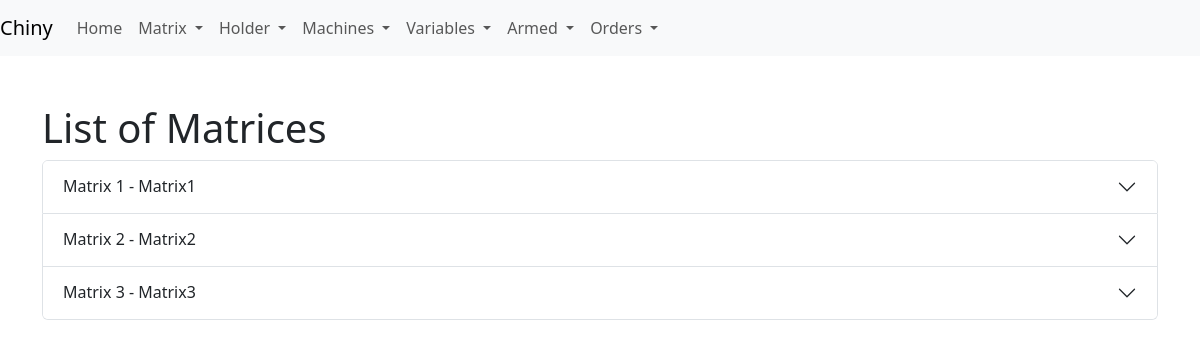
/list_matrix, run on an earlier commit of the app's database.
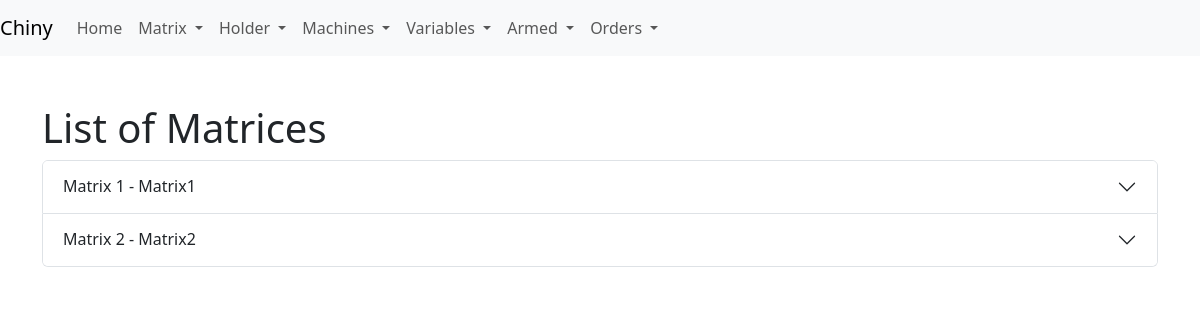
And on a later commit of the database.
### app/models.py (models this page shows)
class Matrix(db.Model):
    __tablename__ = 'matrix'
    id = db.Column(db.Integer, primary_key=True)
    identifier = db.Column(db.String(5), nullable=False, unique=True)
    measuresmatrix_id = db.Column(db.Integer, db.ForeignKey('measuresmatrix.id'), nullable=False)
    name = db.Column(db.String(120), nullable=False)
    weight_total_grs = db.Column(db.Float, nullable=False)
    with_move = db.Column(db.Boolean, default=False)
    is_combinable = db.Column(db.Boolean, default=True)
    type_matrix = db.Column(db.Integer, nullable=False, default=4)
    sector_id = db.Column(db.Integer, db.ForeignKey('sector.id'), nullable=True)  # Clave foránea que apunta a Sector
    cavities = db.relationship('Cavity', backref='matrix', lazy=True)
    is_available = db.Column(db.Boolean, default=True)

### app/routes.py (the view)
@app.route('/list_matrix')
def list_matrix():
    matrices = Matrix.query.all()
    matrices_data = []
    for matrix in matrices:
        measures_matrix = MeasuresMatrix.query.get(matrix.measuresmatrix_id)
        cavities = Cavity.query.filter_by(matrix_id=matrix.id).all()
        cavities_data = []
        for cavity in cavities:
            piece = Piece.query.get(cavity.piece_id)
            cavities_data.append({
                'piece_name': piece.name,
                'piece_weight': piece.weight_grs,
                'piece_shape': piece.shape
            })
        matrices_data.append({
            'id': matrix.id,
            'identifier': matrix.identifier,
            'name': matrix.name,
            'with_move': matrix.with_move,
            'is_combinable': matrix.is_combinable,
            'weight_total_grs': matrix.weight_total_grs,
            'width_mm': measures_matrix.width_mm,
            'height_mm': measures_matrix.height_mm,
            'cavities': cavities_data
        })
    return render_template('list_matrix.html', matrices=matrices_data)

### app/templates/list_matrix.html (shortened to what this page needs)
<!DOCTYPE html>
<html lang="en">
<head>
    <link rel="stylesheet" href="{{ url_for('static', filename='css/bootstrap.min.css') }}">
</head>
<body>
    {% include 'navbar.html' %}
    <div class="container">
        <h1 class="mt-5">List of Matrices</h1>
        <div class="accordion" id="matrixAccordion">
            {% for matrix in matrices %}
                <div class="accordion-item">
                    <h2 class="accordion-header" id="heading{{ matrix.id }}">
                        <button class="accordion-button collapsed" type="button" data-bs-toggle="collapse" data-bs-target="#collapse{{ matrix.id }}" aria-expanded="false" aria-controls="collapse{{ matrix.id }}">
                            Matrix {{ matrix.identifier }} - {{ matrix.name }}
                        </button>
                    </h2>
                </div>
            {% endfor %}
        </div>
    </div>
</body>
</html>

What changed in the data, as far as the page shows it:
removed Matrix: identifier "3", name "Matrix3"
